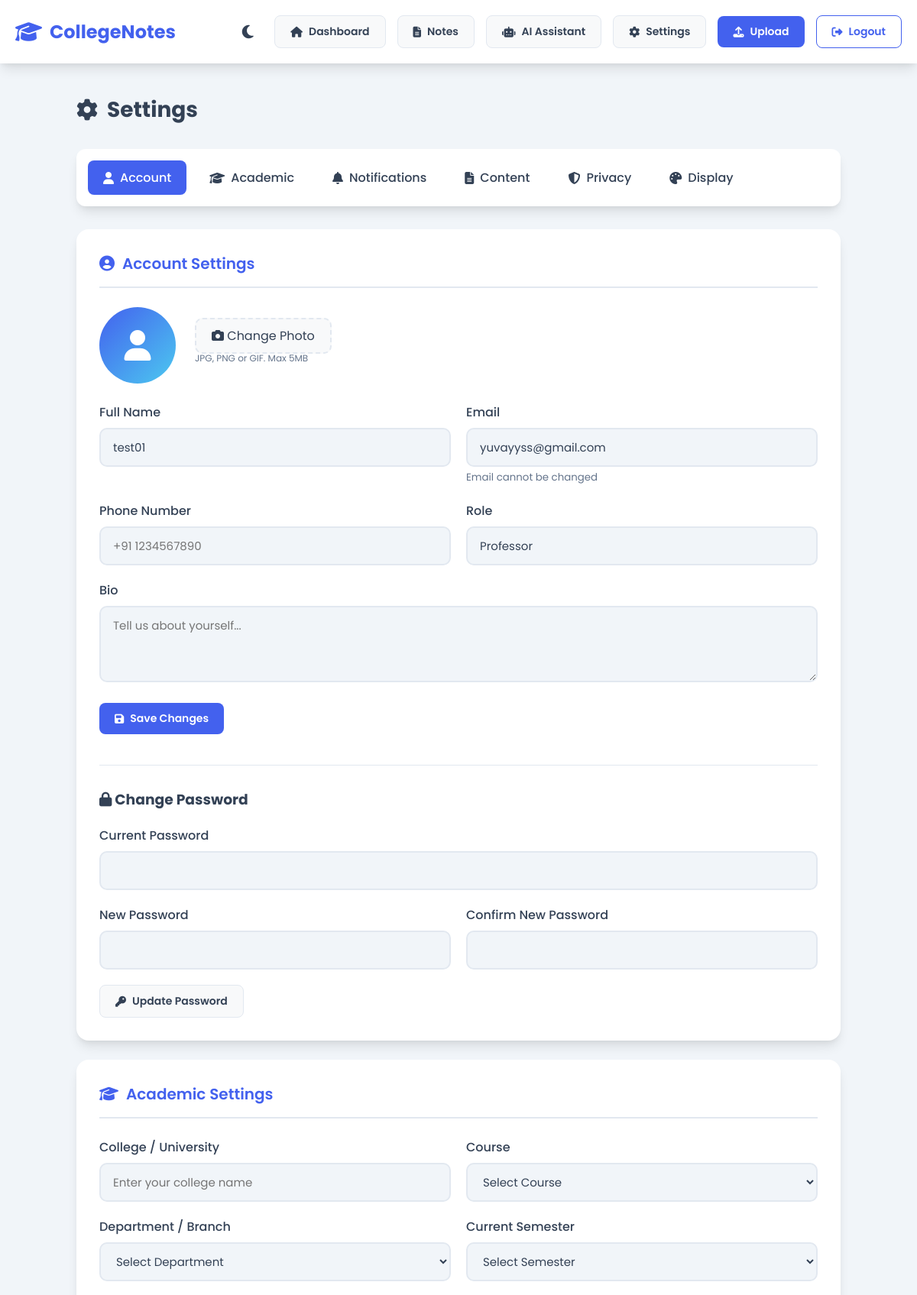
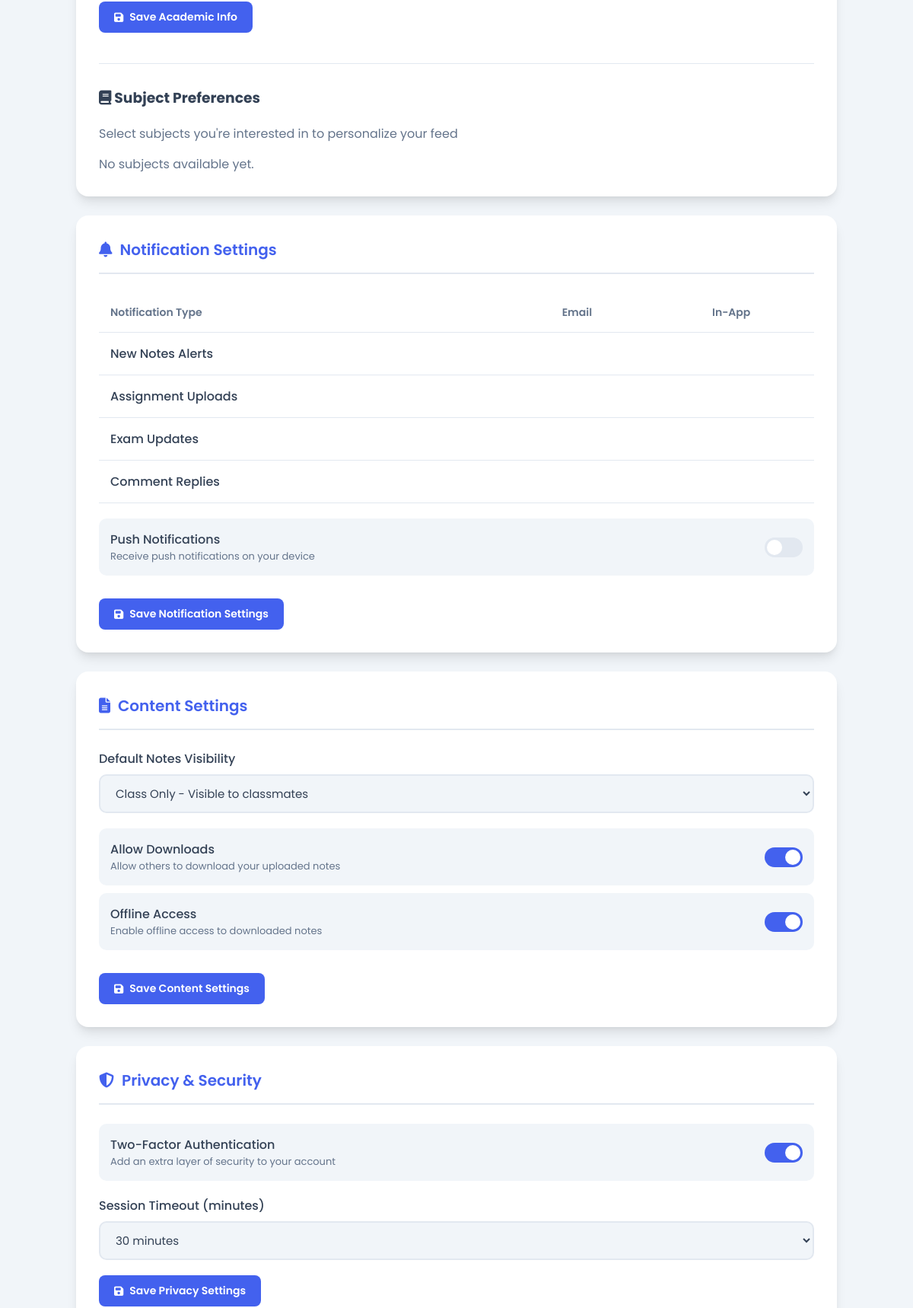
Screenshot of /settings (signed in, upper part) with the database file from the repository (2 pictures, top to bottom).
### models.py (models this page shows, shortened)
class User(UserMixin, db.Model):
    id = db.Column(db.Integer, primary_key=True)
    username = db.Column(db.String(64), unique=True, nullable=False)
    enrollment_number = db.Column(db.String(50), unique=True, nullable=True)
    email = db.Column(db.String(120), unique=True, nullable=False)
    password_hash = db.Column(db.String(256), nullable=True)
    role = db.Column(db.String(20), nullable=False, default='student')
    created_at = db.Column(db.DateTime, default=datetime.utcnow)
    bio = db.Column(db.Text, nullable=True)
    phone = db.Column(db.String(20), nullable=True)
    phone_verified = db.Column(db.Boolean, default=False)
    email_verified = db.Column(db.Boolean, default=False)
    two_factor_enabled = db.Column(db.Boolean, default=False)
    college = db.Column(db.String(200), nullable=True)
    course = db.Column(db.String(100), nullable=True)
    department = db.Column(db.String(100), nullable=True)
    current_semester = db.Column(db.String(50), nullable=True)
    google_id = db.Column(db.String(100), unique=True, nullable=True)
    profile_picture_url = db.Column(db.String(500), nullable=True)
    auth_method = db.Column(db.String(20), default='password')
    otp_code = db.Column(db.String(6), nullable=True)
    otp_created_at = db.Column(db.DateTime, nullable=True)
    otp_attempts = db.Column(db.Integer, default=0)
    reset_token = db.Column(db.String(100), nullable=True)
    reset_token_created_at = db.Column(db.DateTime, nullable=True)
    notes = db.relationship('Note', backref='uploader', lazy=True)
    preferences = db.relationship('UserPreferences', backref='user', uselist=False, lazy=True)
    login_history = db.relationship('LoginHistory', backref='user', lazy=True)
    bookmarks = db.relationship('Bookmark', backref='user', lazy=True)
    ratings = db.relationship('Rating', backref='user', lazy=True)
    comments = db.relationship('Comment', backref='user', lazy=True)
    def get_preferences(self):
        if not self.preferences:
            prefs = UserPreferences(user_id=self.id)
            db.session.add(prefs)
            db.session.commit()
        return self.preferences

class UserPreferences(db.Model):
    id = db.Column(db.Integer, primary_key=True)
    user_id = db.Column(db.Integer, db.ForeignKey('user.id'), nullable=False, unique=True)
    theme = db.Column(db.String(20), default='system')  # light, dark, system
    font_size = db.Column(db.String(20), default='medium')  # small, medium, large
    language = db.Column(db.String(10), default='en')
    accessibility_mode = db.Column(db.Boolean, default=False)
    high_contrast = db.Column(db.Boolean, default=False)
    email_new_notes = db.Column(db.Boolean, default=True)
    email_assignments = db.Column(db.Boolean, default=True)
    email_exam_updates = db.Column(db.Boolean, default=True)
    email_comments = db.Column(db.Boolean, default=True)
    inapp_new_notes = db.Column(db.Boolean, default=True)
    inapp_assignments = db.Column(db.Boolean, default=True)
    inapp_exam_updates = db.Column(db.Boolean, default=True)
    inapp_comments = db.Column(db.Boolean, default=True)
    push_enabled = db.Column(db.Boolean, default=False)
    notes_visibility = db.Column(db.String(20), default='class')  # public, class
    allow_downloads = db.Column(db.Boolean, default=True)
    offline_access = db.Column(db.Boolean, default=True)
    session_timeout = db.Column(db.Integer, default=30)  # minutes
    subject_preferences = db.Column(db.Text, default='[]')
    created_at = db.Column(db.DateTime, default=datetime.utcnow)
    updated_at = db.Column(db.DateTime, default=datetime.utcnow, onupdate=datetime.utcnow)

### main.py (the view)
@app.route('/settings')
@login_required
def settings():
    prefs = current_user.get_preferences()
    login_history = LoginHistory.query.filter_by(user_id=current_user.id).order_by(LoginHistory.login_time.desc()).limit(10).all()
    bookmarks = Bookmark.query.filter_by(user_id=current_user.id).all()
    subjects = [s[0] for s in db.session.query(Note.subject).distinct().filter(Note.subject != None, Note.subject != '').all()]
    return render_template('settings.html',
                         user=current_user,
                         prefs=prefs,
                         login_history=login_history,
                         bookmarks=bookmarks,
                         subjects=subjects)

### app.py (called while the page is built)
@login_manager.user_loader
def load_user(user_id):
    from models import User
    return User.query.get(int(user_id))

### templates/settings.html (shortened to what this page needs)
{% extends "base.html" %}
{% block content %}
<div class="settings-container">
    <div class="settings-header">
        <h1><i class="fas fa-cog"></i> Settings</h1>
    </div>
    <nav class="settings-nav">
        <a href="#account" class="active"><i class="fas fa-user"></i> Account</a>
        <a href="#academic"><i class="fas fa-graduation-cap"></i> Academic</a>
        <a href="#notifications"><i class="fas fa-bell"></i> Notifications</a>
        <a href="#content"><i class="fas fa-file-alt"></i> Content</a>
        <a href="#privacy"><i class="fas fa-shield-alt"></i> Privacy</a>
        <a href="#display"><i class="fas fa-palette"></i> Display</a>
    </nav>
    <section id="account" class="settings-section">
        <h2><i class="fas fa-user-circle"></i> Account Settings</h2>
        <form action="{{ url_for('update_account_settings') }}" method="POST" enctype="multipart/form-data">
            <div class="profile-picture-section">
                <div class="profile-avatar">
                    {% if user.profile_picture_url %}
                    <img src="{{ user.profile_picture_url }}" alt="Profile">
                    {% else %}
                    <i class="fas fa-user"></i>
                    {% endif %}
                </div>
                <div>
                    <label class="upload-btn">
                        <i class="fas fa-camera"></i> Change Photo
                    </label>
                    <p style="font-size: 12px; color: var(--gray-color); margin-top: 8px;">JPG, PNG or GIF. Max 5MB</p>
                </div>
            </div>
            <div class="form-row">
                <div class="form-group">
                    <label>Full Name</label>
                    <input type="text" name="username" value="{{ user.username }}" required>
                </div>
                <div class="form-group">
                    <label>Email</label>
                    <input type="email" value="{{ user.email }}" disabled>
                    <small style="color: var(--gray-color);">Email cannot be changed</small>
                </div>
            </div>
            <div class="form-row">
                <div class="form-group">
                    <label>Phone Number</label>
                    <input type="tel" name="phone" value="{{ user.phone or '' }}" placeholder="+91 1234567890">
                </div>
                <div class="form-group">
                    <label>Role</label>
                    <input type="text" value="{{ user.role | title }}" disabled>
                </div>
            </div>
            <div class="form-group">
                <label>Bio</label>
                <textarea name="bio" placeholder="Tell us about yourself...">{{ user.bio or '' }}</textarea>
            </div>
            <button type="submit" class="btn btn-primary"><i class="fas fa-save"></i> Save Changes</button>
        </form>
        <div style="margin-top: 40px; padding-top: 30px; border-top: 1px solid var(--border-color);">
            <h3 style="margin-bottom: 20px;"><i class="fas fa-lock"></i> Change Password</h3>
            <form action="{{ url_for('update_password') }}" method="POST">
                <div class="form-row">
                    <div class="form-group">
                        <label>Current Password</label>
                        <input type="password" name="current_password" required>
                    </div>
                </div>
                <div class="form-row">
                    <div class="form-group">
                        <label>New Password</label>
                        <input type="password" name="new_password" required minlength="6">
                    </div>
                    <div class="form-group">
                        <label>Confirm New Password</label>
                        <input type="password" name="confirm_password" required minlength="6">
                    </div>
                </div>
                <button type="submit" class="btn btn-secondary"><i class="fas fa-key"></i> Update Password</button>
            </form>
        </div>
    </section>
    <section id="academic" class="settings-section">
        <h2><i class="fas fa-graduation-cap"></i> Academic Settings</h2>
        <form action="{{ url_for('update_academic_settings') }}" method="POST">
            <div class="form-row">
                <div class="form-group">
                    <label>College / University</label>
                    <input type="text" name="college" value="{{ user.college or '' }}"
                        placeholder="Enter your college name">
                </div>
                <div class="form-group">
                    <label>Course</label>
                    <select name="course">
                        <option value="">Select Course</option>
                    </select>
                </div>
            </div>
            <div class="form-row">
                <div class="form-group">
                    <label>Department / Branch</label>
                    <select name="department">
                        <option value="">Select Department</option>
                    </select>
                </div>
                <div class="form-group">
                    <label>Current Semester</label>
                    <select name="semester">
                        <option value="">Select Semester</option>
                    </select>
                </div>
            </div>
            <button type="submit" class="btn btn-primary"><i class="fas fa-save"></i> Save Academic Info</button>
        </form>
        <div style="margin-top: 40px; padding-top: 30px; border-top: 1px solid var(--border-color);">
            <h3 style="margin-bottom: 20px;"><i class="fas fa-book"></i> Subject Preferences</h3>
            <p style="color: var(--gray-color); margin-bottom: 15px;">Select subjects you're interested in to
                personalize your feed</p>
            <form action="{{ url_for('update_subject_preferences') }}" method="POST">
                <div class="subject-tags">
                    {% if not subjects %}
                    <p style="color: var(--gray-color);">No subjects available yet.</p>
                    {% endif %}
                </div>
            </form>
        </div>
    </section>
    <section id="notifications" class="settings-section">
        <h2><i class="fas fa-bell"></i> Notification Settings</h2>
        <form action="{{ url_for('update_notification_settings') }}" method="POST">
            <table class="notification-table">
                <thead>
                    <tr>
                        <th style="text-align: left;">Notification Type</th>
                        <th>Email</th>
                        <th>In-App</th>
                    </tr>
                </thead>
                <tbody>
                    <tr>
                        <td>New Notes Alerts</td>
                        <td>
                        </td>
                        <td>
                        </td>
                    </tr>
                    <tr>
                        <td>Assignment Uploads</td>
                        <td>
                        </td>
                        <td>
                        </td>
                    </tr>
                    <tr>
                        <td>Exam Updates</td>
                        <td>
                        </td>
                        <td>
                        </td>
                    </tr>
                    <tr>
                        <td>Comment Replies</td>
                        <td>
                        </td>
                        <td>
                        </td>
                    </tr>
                </tbody>
            </table>
            <div class="toggle-group" style="margin-top: 20px;">
                <div class="toggle-label">
                    <span>Push Notifications</span>
                    <small>Receive push notifications on your device</small>
                </div>
                <label class="toggle-switch">
                    <span class="toggle-slider"></span>
                </label>
            </div>
            <button type="submit" class="btn btn-primary" style="margin-top: 20px;"><i class="fas fa-save"></i> Save
                Notification Settings</button>
        </form>
    </section>
    <section id="content" class="settings-section">
        <h2><i class="fas fa-file-alt"></i> Content Settings</h2>
        <form action="{{ url_for('update_content_settings') }}" method="POST">
            <div class="form-group">
                <label>Default Notes Visibility</label>
                <select name="notes_visibility">
                    <option value="class" {% if prefs.notes_visibility=='class' %}selected{% endif %}>Class Only -
                        Visible to classmates</option>
                </select>
            </div>
            <div class="toggle-group">
                <div class="toggle-label">
                    <span>Allow Downloads</span>
                    <small>Allow others to download your uploaded notes</small>
                </div>
                <label class="toggle-switch">
                    <span class="toggle-slider"></span>
                </label>
            </div>
            <div class="toggle-group">
                <div class="toggle-label">
                    <span>Offline Access</span>
                    <small>Enable offline access to downloaded notes</small>
                </div>
                <label class="toggle-switch">
                    <span class="toggle-slider"></span>
                </label>
            </div>
            <button type="submit" class="btn btn-primary" style="margin-top: 20px;"><i class="fas fa-save"></i> Save
                Content Settings</button>
        </form>
    </section>
    <section id="privacy" class="settings-section">
        <h2><i class="fas fa-shield-alt"></i> Privacy & Security</h2>
        <form action="{{ url_for('update_privacy_settings') }}" method="POST">
            <div class="toggle-group">
                <div class="toggle-label">
                    <span>Two-Factor Authentication</span>
                    <small>Add an extra layer of security to your account</small>
                </div>
                <label class="toggle-switch">
                    <span class="toggle-slider"></span>
                </label>
            </div>
            <div class="form-group" style="margin-top: 20px;">
                <label>Session Timeout (minutes)</label>
                <select name="session_timeout">
                    <option value="30" {% if prefs.session_timeout==30 %}selected{% endif %}>30 minutes</option>
                </select>
            </div>
            <button type="submit" class="btn btn-primary"><i class="fas fa-save"></i> Save Privacy Settings</button>
        </form>
    </section>
</div>
{% endblock %}

### templates/base.html (style rules this page uses)
* { margin: 0; padding: 0; box-sizing: border-box; font-family: 'Poppins', sans-serif; }
:root { --primary-color: #4361ee; --secondary-color: #3f37c9; --accent-color: #4cc9f0; --success-color: #4ade80; --warning-color: #f59e0b; --danger-color: #ef4444; --light-color: #f8f9fa; --dark-color: #1e293b; --gray-color: #64748b; --card-bg: #ffffff; --body-bg: #f1f5f9; --text-color: #334155; --border-color: #e2e8f0; --shadow: 0 10px 15px -3px rgba(0, 0, 0, 0.1), 0 4px 6px -2px rgba(0, 0, 0, 0.05); --transition: all 0.3s ease; }
body { background-color: var(--body-bg); color: var(--text-color); transition: var(--transition); min-height: 100vh; overflow-x: hidden; }
.btn { padding: 10px 20px; border-radius: 8px; border: none; font-weight: 600; cursor: pointer; transition: var(--transition); display: inline-flex; align-items: center; gap: 8px; text-decoration: none; font-size: 14px; }
.btn-primary { background-color: var(--primary-color); color: white; }
.btn-secondary { background-color: var(--light-color); color: var(--text-color); border: 1px solid var(--border-color); }

### rows the page displays
User: username "test01", email "yuvayyss@gmail.com", role "Professor"
UserPreferences: notes_visibility "Class Only - Visible to classmates", session_timeout "30 minutes"
